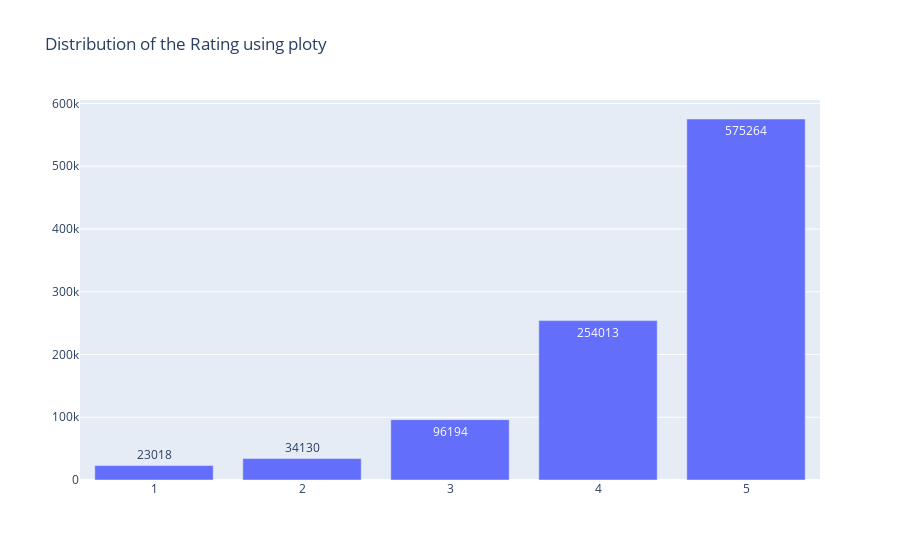

The notebook cell this image was saved under:
### Code cell
fig = go.Figure([go.Bar(x=a.index, y=a.values,text=a.values)])
fig.update_layout(title='Distribution of the Rating using ploty')
fig.show()

### Figure 1 — Plotly figure (JSON) as saved in the notebook; plotly's stock layout.template omitted (floating-point values rounded to 4 significant figures)
{"data": [{"text": [575264, 254013, 96194, 34130, 23018], "type": "bar", "x": [5, 4, 3, 2, 1], "y": [575264, 254013, 96194, 34130, 23018]}], "layout": {"title": {"text": "Distribution of the Rating using ploty"}}}
